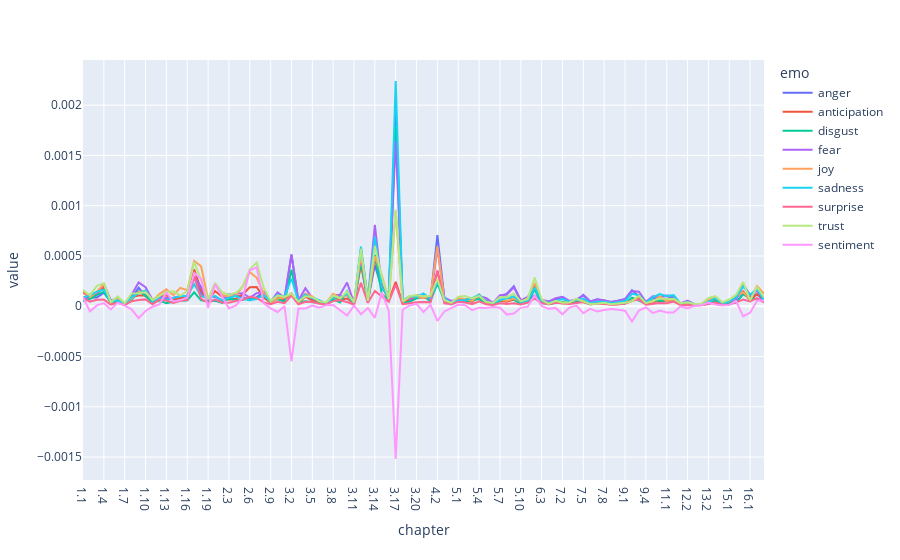

The notebook cell saved with this chart:
### Code cell
px.line(LONG_EMO_CHAPS, x='chapter', y='value', color='emo', hover_data="Keywords")
